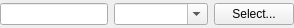
<?xml version="1.0" encoding="UTF-8"?>
<ui version="4.0">
 <class>GdalToolsInOutSelector</class>
 <widget class="QWidget" name="GdalToolsInOutSelector">
  <property name="geometry">
   <rect>
    <x>0</x>
    <y>0</y>
    <width>294</width>
    <height>28</height>
   </rect>
  </property>
  <layout class="QHBoxLayout" name="horizontalLayout">
   <property name="margin">
    <number>0</number>
   </property>
   <item>
    <widget class="QLineEdit" name="fileEdit">
     <property name="minimumSize">
      <size>
       <width>100</width>
       <height>0</height>
      </size>
     </property>
    </widget>
   </item>
   <item>
    <widget class="QComboBox" name="combo">
     <property name="sizePolicy">
      <sizepolicy hsizetype="Expanding" vsizetype="Fixed">
       <horstretch>0</horstretch>
       <verstretch>0</verstretch>
      </sizepolicy>
     </property>
     <property name="editable">
      <bool>true</bool>
     </property>
     <property name="frame">
      <bool>true</bool>
     </property>
    </widget>
   </item>
   <item>
    <widget class="QPushButton" name="selectBtn">
     <property name="text">
      <string>Select...</string>
     </property>
    </widget>
   </item>
  </layout>
 </widget>
 <resources/>
 <connections/>
</ui>
